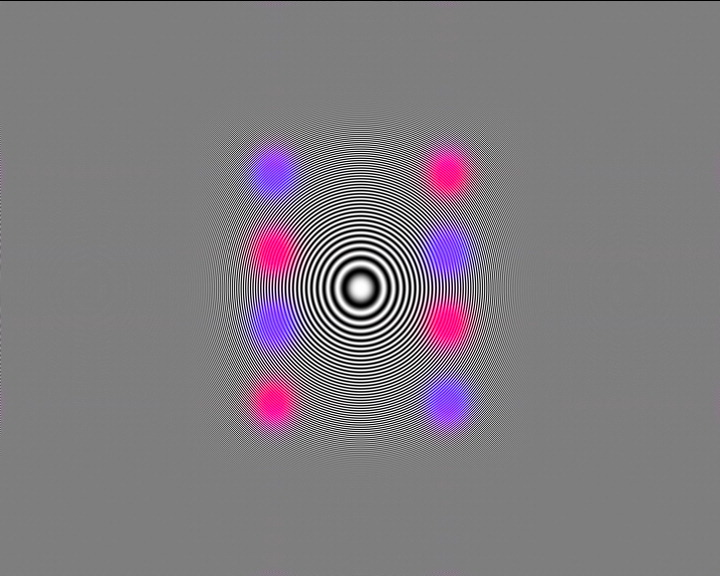
#> input picture Exercise3/zone.jpg, 720 x 576 px
$ python Test1.py
#> lines starting #> are read from the running program, lines starting #| are printed output that depends on the picture

from pylab import *
import cv2

#----------------------------Functions

# [83 lines left out: functions show1_OpenCV, show2_OpenCV, show1_pylab, show2_pylab, showAll_OpenCV, showAll_PyLab and 4 more, not called in this run]

def resizeImgOdd(I, sampleFactor):
    return I[1::sampleFactor, 1::sampleFactor]


def resizeWithOpenCV(I, *size):
    return cv2.resize(I, *size)


##------------------------------Main body

# Loading an image using openCV
I1=cv2.imread("zone.jpg")
#> I1 is the input picture: shape (576, 720, 3); mean B, G, R 128.7, 123.5, 128.4
I2 = cv2.cvtColor(I1, cv2.COLOR_RGB2GRAY)#Changing color to gray scale
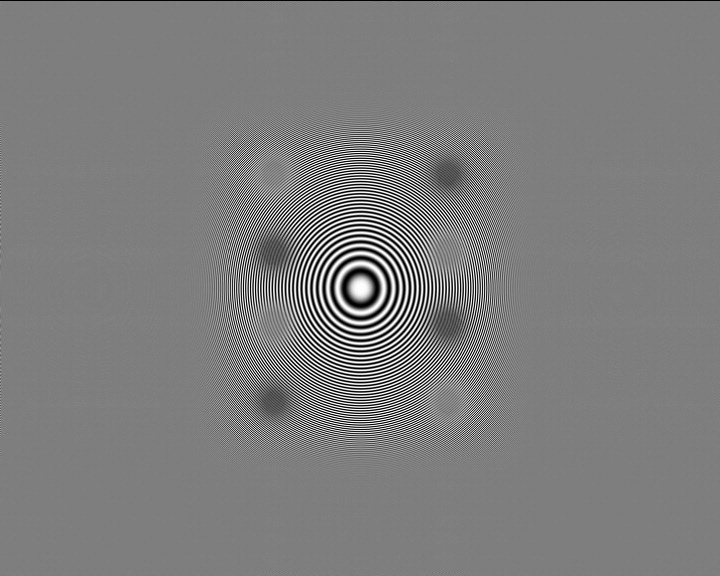
#> I2: shape (576, 720); min 0, max 255, mean 125.7

# [21 lines of commented-out code are left out]


$ run again, with Exercise3/Eye2.jpg copied over Exercise3/zone.jpg
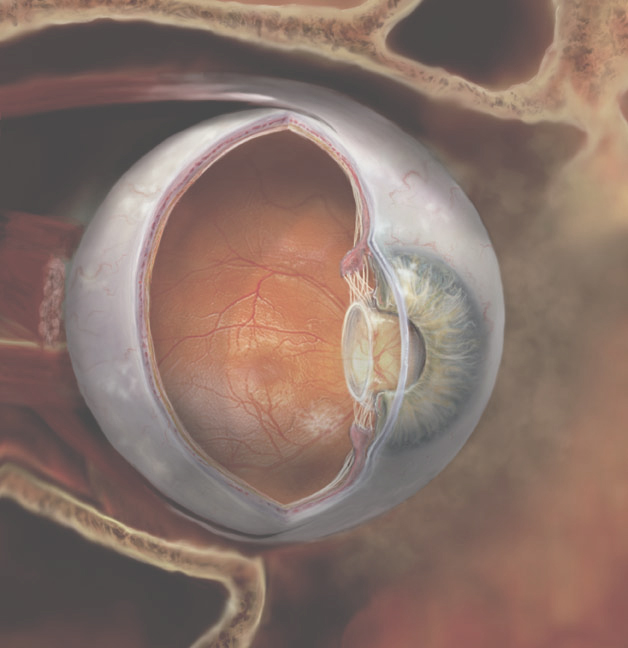
#> input picture Exercise3/Eye2.jpg, 628 x 648 px
#> I1 is the input picture: shape (648, 628, 3); mean B, G, R 104.9, 114.2, 136.5
#> `I2 = cv2.cvtColor(I1, cv2.COLOR_RGB2GRAY)#Changing color to gray scale`:
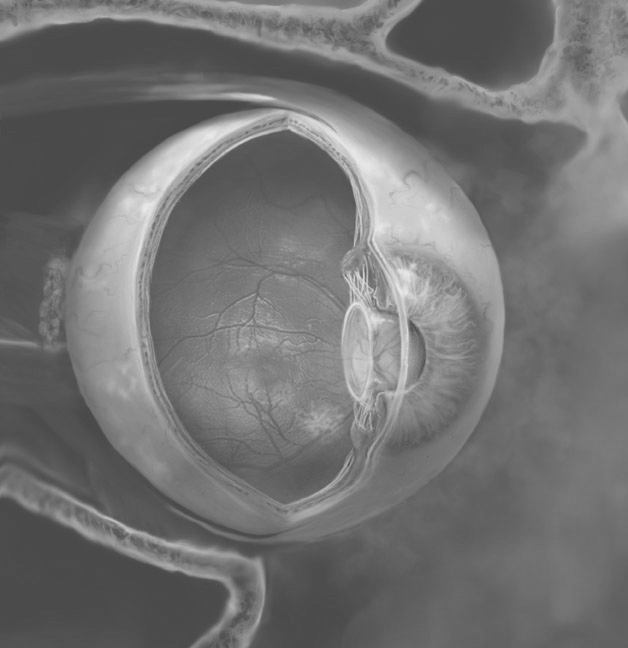
#> I2: shape (648, 628); min 72, max 234, mean 114
